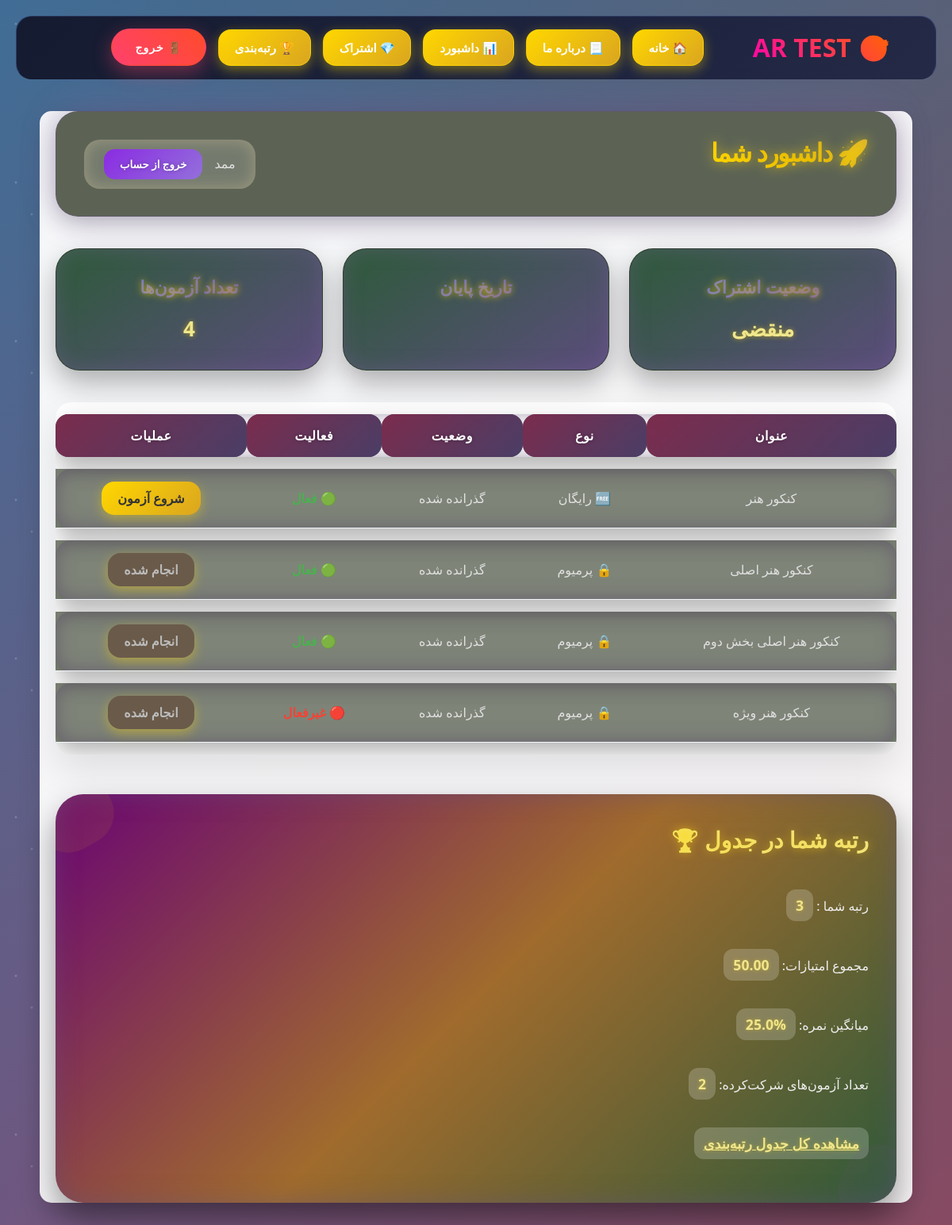
Before: /accounts/dashboard/ (signed in) with the older database file.
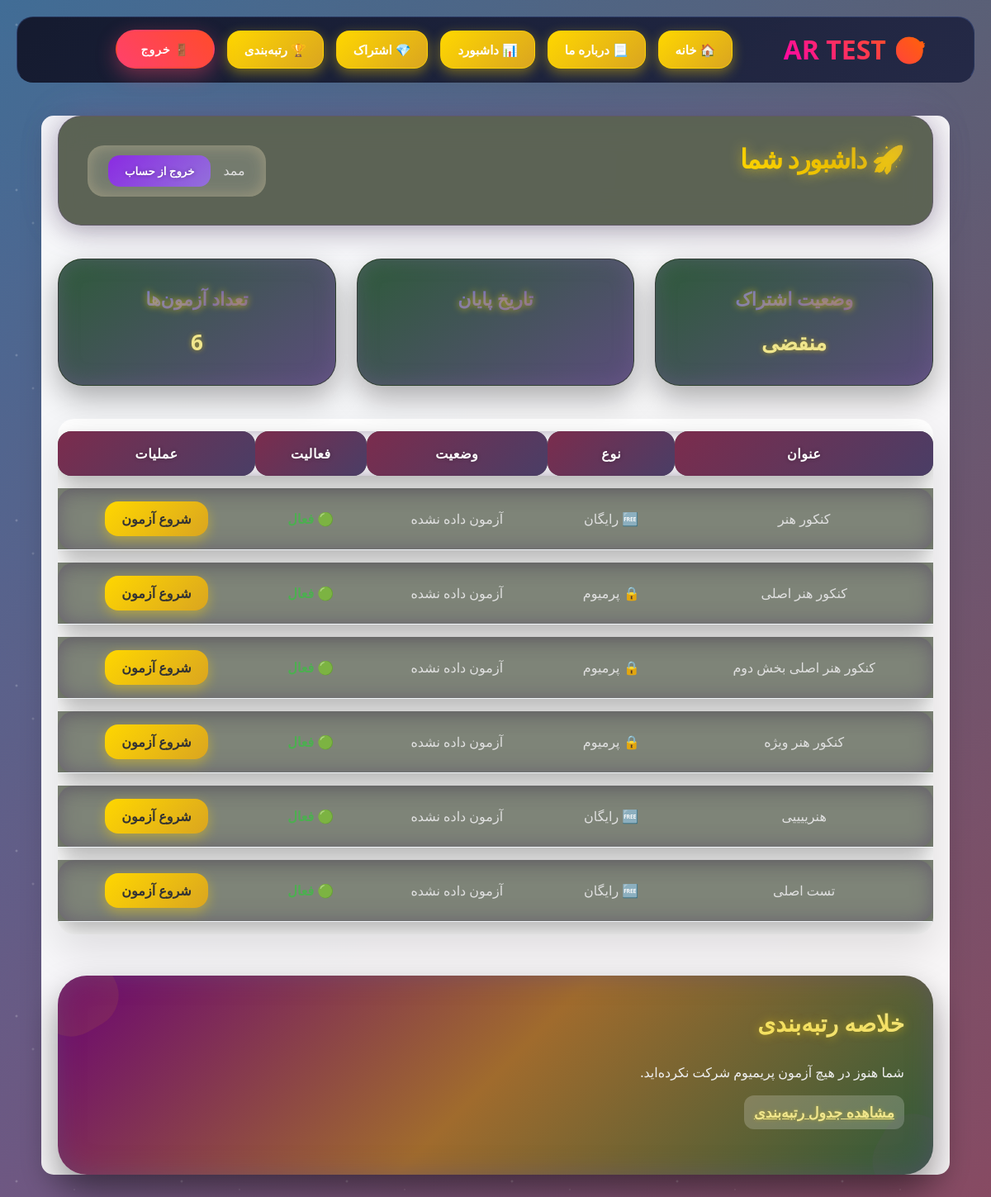
After: the same page with the newer database file.
### accounts/models.py (models this page shows, shortened)
class Subscription(models.Model):
    STATUS_CHOICES = [  # اضافه: choices برای status
        ('ندارد', 'ندارد'),
        ('فعال', 'فعال'),
        ('منقضی', 'منقضی'),
    ]
    user = models.OneToOneField(User, on_delete=models.CASCADE, related_name='subscription')  # تغییر کوچک: related_name اضافه برای دسترسی آسان (user.subscription)
    plan = models.ForeignKey(Plan, on_delete=models.SET_NULL, null=True, blank=True, verbose_name="پلن خریداری شده")
    is_active = models.BooleanField(default=False, verbose_name="فعال است؟")
    start_date = models.DateTimeField(null=True, blank=True, verbose_name="تاریخ شروع")
    end_date = models.DateTimeField(null=True, blank=True, verbose_name="تاریخ انقضا")
    authority = models.CharField(max_length=100, blank=True, null=True, verbose_name="شناسه Authority زرین‌پال")
    ref_id = models.CharField(max_length=100, blank=True, null=True, verbose_name="شناسه پیگیری زرین‌پال (Ref ID)")
    status = models.CharField(max_length=10, choices=STATUS_CHOICES, default='ندارد', verbose_name="وضعیت اشتراک")
    def check_status(self):
            now = timezone.now()
            status_changed = False
            if self.end_date and now > self.end_date:
                if self.status != 'منقضی':
                    self.is_active = False
                    self.status = 'منقضی'
                    status_changed = True
            elif self.end_date and now <= self.end_date:
                if self.status != 'فعال':
                    self.is_active = True
                    self.status = 'فعال'
                    status_changed = True
            else: # No end_date or not set yet
                if self.status != 'ندارد':
                    self.is_active = False
                    self.status = 'ندارد'
                    status_changed = True
            return status_changed
    class Meta:
        verbose_name = "اشتراک کاربر"
        verbose_name_plural = "اشتراک‌های کاربران"

### quizzes/models.py (models this page shows, shortened)
class Quiz(models.Model):
    title = models.CharField(max_length=200, verbose_name="عنوان آزمون")
    description = models.TextField(verbose_name="توضیحات آزمون", blank=True, null=True)
    is_premium = models.BooleanField(default=False, verbose_name="آزمون ویژه است؟")
    duration_minutes = models.PositiveIntegerField(default=30)
    is_active = models.BooleanField(default=True, verbose_name="آزمون فعال باشد؟")
    created_at = models.DateTimeField(default=timezone.now, verbose_name="تاریخ ایجاد")
    class Meta:
        verbose_name = "آزمون"
        verbose_name_plural = "آزمون‌ها"

### accounts/views.py (the view, shortened to what this page needs)
# urls.py: path('dashboard/', dashboard_view, name='dashboard'),
@login_required
def dashboard_view(request):
    welcome_message = None
    subscription = getattr(request.user, 'subscription', None)
    subscription_status = "اشتراک ندارید"
    subscription_end = None
    if subscription:
        subscription.check_status()
        subscription_status = subscription.status if hasattr(subscription, 'status') else "-"
        if hasattr(subscription, 'end_date') and subscription.end_date:
            subscription_end = subscription.end_date
        else:
            subscription_end = None
    user_rank_data = get_user_rank(request.user)
    quizzes = Quiz.objects.prefetch_related('questions').select_related()
    attempts = {a.quiz_id: a for a in QuizAttempt.objects.filter(user=request.user, is_completed=True)}
    quiz_results = []
    for quiz in quizzes:
        attempt = attempts.get(quiz.id)
        total = quiz.questions.count()
        correct = attempt.answers.filter(selected_choice__is_correct=True).count() if attempt else 0
        percent = round((correct / total * 100), 2) if total else 0
        quiz_results.append({
            'quiz': quiz,
            'correct_answers': correct,
            'total_questions': total,
            'percentage': percent,
            'status': f"{'گذرانده شده' if attempt else 'آزمون داده نشده'}",
            'attempted': bool(attempt),
            'is_active': quiz.is_active
        })
    subscription_end_persian = persian_date(subscription_end)
    return render(request, 'accounts/dashboard.html', {
        'welcome_message': welcome_message,
        'subscription_status': subscription_status,
        'subscription_end': subscription_end,
        'quiz_results': quiz_results,
        'user_rank': user_rank_data,
        'subscription_end_persian': subscription_end_persian,
    })

### accounts/utils.py (called while the page is built)
def get_user_rank(user):
    leaderboard_data = QuizAttempt.objects.filter(
        is_completed=True,
        quiz__is_premium=True,
        quiz__is_active=True,
    ).values(
        'user_id'
    ).annotate(
        total_score=Sum('score'),
        quizzes_taken=Count('id')
    ).order_by('-total_score')
    rank = 0
    last_score = None
    for entry in leaderboard_data:
        score = entry['total_score']
        if score != last_score:
            rank += 1
        if entry['user_id'] == user.id:
            avg_score = entry['total_score'] / entry['quizzes_taken']
            return {
                'rank': rank,
                'total_score': entry['total_score'],
                'average': round(avg_score, 2),
                'quizzes_taken': entry['quizzes_taken']
            }
        last_score = score
    return None  # 🔥 بدون تغییر

def persian_date(dt):
    if not dt:
        return "-"
    jdate = jdatetime.fromgregorian(datetime=dt)
    return jdate.strftime("%Y/%m/%d")

### accounts/templates/accounts/dashboard.html (shortened to what this page needs)
{% extends 'base.html' %}
{% block content %}
<div class="dashboard-container">
    <div class="dashboard-header">
        <h2> 🚀 داشبورد شما</h2>
        <div class="user-box">
            {{ request.user.username  }}
            <form action="{% url 'accounts:logout' %}" method="post" style="margin:0;">
                <button type="submit" class="logout-btn">خروج از حساب</button>
            </form>
        </div>
    </div>
    <div class="stats">
        <div class="stat-card">
            <h3>وضعیت اشتراک</h3>
            <p>{{ subscription_status }}</p>
        </div>
    <div class="stat-card">
        <h3>تاریخ پایان</h3>
    </div>
        <div class="stat-card">
            <h3>تعداد آزمون‌ها</h3>
            <p>{{ quiz_results|length }}</p>
        </div>
    </div>
<table>
    <tr>
        <th>عنوان</th>
        <th>نوع</th>
        <th>وضعیت</th>
        <th>فعالیت</th>
        <th>عملیات</th>
    </tr>
    {% for result in quiz_results %}
    <tr>
        <td>{{ result.quiz.title }}</td>
        <td>
            {% if result.quiz.is_premium %}
                🔒 پرمیوم
            {% else %}
                🆓 رایگان
            {% endif %}
        </td>
        <td>{{ result.status }}</td>
        <td>
            {% if result.quiz.is_active %}
                <span class="status-active">🟢 فعال</span>
            {% else %}
                <span class="status-inactive">🔴 غیرفعال</span>
            {% endif %}
        </td>
        <td>
            {% if result.quiz.is_premium and result.attempted %}
                <span class="start-quiz-btn disabled-btn">انجام شده</span>
            {% elif not result.quiz.is_active %}
                <span class="start-quiz-btn disabled-btn">غیرفعال</span>
            {% else %}
                <a href="{% url 'quiz_list' %}" class="start-quiz-btn">
                    شروع آزمون
                </a>
            {% endif %}
        </td>
    </tr>
    {% endfor %}
</table>
 {% if user_rank %}
<div class="ranking-summary-card">
    <div class="card-header">
        <h3> رتبه شما در جدول 🏆 </h3>
    </div>
    <div class="card-body">
        <p>
            رتبه شما :
            <span class="user-rank">{{ user_rank.rank }}</span>
        </p>
        <p>مجموع امتیازات:
            <strong class="user-rank">{{ user_rank.total_score|floatformat:2 }}</strong>
        </p>
        <p>میانگین نمره:
            <strong class="user-rank">{{ user_rank.average }}%</strong>
        </p>
        <p>تعداد آزمون‌های شرکت‌کرده:
            <strong class="user-rank">{{ user_rank.quizzes_taken }}</strong>
        </p>
        <a href="{% url 'accounts:leaderboard' %}" class="user-rank">
            مشاهده کل جدول رتبه‌بندی
        </a>
    </div>
</div>
{% else %}
<div class="ranking-summary-card">
    <div class="card-header">
        <h3>خلاصه رتبه‌بندی</h3>
    </div>
    <div class="card-body">
        <p>شما هنوز در هیچ آزمون پریمیوم شرکت نکرده‌اید.</p>
        <a href="{% url 'accounts:leaderboard' %}" class="user-rank">
            مشاهده جدول رتبه‌بندی
        </a>
    </div>
</div>
{% endif %}
{% endblock %}

### quizzes/templates/base.html (shortened to what this page needs)
{% load static %}
<link rel="stylesheet" href="{% static 'css/about-page.css' %}">
<link rel="stylesheet" href="{% static 'css/analysis-page.css' %}">
<link rel="stylesheet" href="{% static 'css/home-page.css' %}">
<link rel="stylesheet" href="{% static 'css/quiz-list.css' %}">
<link rel="stylesheet" href="{% static 'css/results.css' %}">
<link rel="stylesheet" href="{% static 'css/subscribe.css' %}">
<!DOCTYPE html>
<html lang="fa" dir="rtl">
<head>
</head>
<body>
    {% include 'includes/navbar.html' %}
    <main>
        {% block content %}
        {% endblock %}
    </main>
</body>
</html>

### quizzes/templates/includes/navbar.html (shortened to what this page needs)
{% load static %}
<nav class="navbar" id="navbar">
    <div class="navbar-container">
        <div class="site-identity">
            <a href="{% url 'home' %}">🎯 AR TEST</a>
        </div>
        <ul class="nav-links" id="navLinks">
            <li><a href="{% url 'home' %}" class="nav-link{% if request.resolver_match.url_name == 'home' %} active{% endif %}">🏠 خانه</a></li>
            <li><a href="{% url 'about' %}" class="nav-link{% if request.resolver_match.url_name == 'about' %} active{% endif %}">📃 درباره ما</a></li>
            {% if user.is_authenticated %}
                <li><a href="{% url 'accounts:dashboard' %}" class="nav-link{% if request.resolver_match.url_name == 'accounts:dashboard' %} active{% endif %}">📊 داشبورد</a></li>
                <li><a href="{% url 'subscribe' %}" class="nav-link{% if request.resolver_match.url_name == 'subscribe' %} active{% endif %}">💎 اشتراک</a></li>
                <li><a href="{% url 'accounts:leaderboard' %}" class="nav-link{% if request.resolver_match.url_name == 'accounts:leaderboard' %} active{% endif %}">🏆 رتبه‌بندی</a></li>
                <li><a><form method="post" action="{% url 'accounts:logout' %}" style="display: inline-block;">
                    <button type="submit" class="btn-neon btn-danger">🚪 خروج</button>
                </form></a></li>
            {% endif %}
        </ul>
    </div>
</nav>

### static/css/about-page.css (style rules this page uses)
body { background: radial-gradient(circle at 20% 80%, rgba(120,119,198,0.3) 0%, transparent 50%), radial-gradient(circle at 80% 20%, rgba(255,119,198,0.3) 0%, transparent 50%), radial-gradient(circle at 40% 40%, rgba(120,219,255,0.3) 0%, transparent 50%), linear-gradient(135deg, #667eea 0%, #764ba2 25%, #f093fb 50%, #f5576c 75%, #4facfe 100%); background-size: 800% 800%, 400% 400%, 600% 600%, 600% 600%; animation: gradientFlow 18s ease infinite; min-height: 100vh; font-family: 'Vazir', -apple-system, BlinkMacSystemFont, sans-serif; overflow-x: hidden; }
body::before { content: ''; position: fixed; top: 0; left: 0; width: 100%; height: 100%; background-image: radial-gradient(1.5px 1.5px at 30px 40px, #fff, transparent), radial-gradient(1px 1px at 80px 70px, rgba(255,255,255,0.8), transparent), radial-gradient(0.8px 0.8px at 120px 30px, #fff, transparent); background-repeat: repeat; background-size: 250px 250px; animation: starsDrift 25s linear infinite; pointer-events: none; z-index: -1; opacity: 0.4; }

### static/css/home-page.css (style rules this page uses)
* { margin: 0; padding: 0; box-sizing: border-box; }
body { font-family: 'Vazir', -apple-system, BlinkMacSystemFont, 'Segoe UI', Roboto, sans-serif; line-height: 1.6; color: #333; overflow-x: hidden; }
body::before { content: ''; position: fixed; top: 0; left: 0; width: 100%; height: 100%; background: linear-gradient(-45deg, #667eea 0%, #764ba2 25%, #f093fb 50%, #f5576c 75%, #4facfe 100%); background-size: 400% 400%; animation: gradientShift 15s ease infinite; z-index: -2; }
body::after { content: ''; position: fixed; top: 0; left: 0; width: 100%; height: 100%; background-image: radial-gradient(2px 2px at 20px 30px, #fff, transparent), radial-gradient(2px 2px at 40px 70px, rgba(255,255,255,0.8), transparent), radial-gradient(1px 1px at 90px 40px, #fff, transparent); background-repeat: repeat; background-size: 200px 200px; animation: starsFloat 20s linear infinite; z-index: -1; opacity: 0.3; }

### static/css/quiz-list.css (style rules this page uses)
:root { --primary-gradient: linear-gradient(135deg, #4f46e5 0%, #7c3aed 50%, #ec4899 100%); --free-gradient: linear-gradient(135deg, #10b981, #059669); --premium-gradient: linear-gradient(135deg, #f59e0b, #d97706); }
* { box-sizing: border-box; }
body { font-family: 'Vazir', Tahoma, sans-serif; direction: rtl; background: #f8fafc; }
.dashboard-container { max-width: 1200px; margin: 20px auto; padding: 20px; background: rgba(255,255,255,0.95); border-radius: 15px; box-shadow: 0 10px 30px rgba(0,0,0,0.1); }
.dashboard-container h2 { text-align: center; color: #2d3748; font-size: 2rem; margin-bottom: 30px; background: var(--primary-gradient); -webkit-background-clip: text; background-clip: text; -webkit-text-fill-color: transparent; }
table { width: 100%; border-collapse: collapse; background: white; border-radius: 12px; overflow: hidden; box-shadow: 0 10px 25px rgba(0,0,0,0.1); margin-bottom: 20px; }
th { padding: 15px; color: white; font-weight: 600; text-align: center; font-size: 1rem; }
tbody tr { transition: background 0.2s ease; }
td { padding: 15px; text-align: center; border-bottom: 1px solid #f1f5f9; }
.start-quiz-btn { padding: 10px 20px; border: none; border-radius: 25px; background: var(--primary-gradient); color: white; font-weight: 600; cursor: pointer; text-decoration: none; display: inline-block; transition: all 0.2s ease; }

### static/css/subscribe.css (style rules this page uses)
* { font-family: 'Vazir', 'Segoe UI', Tahoma, sans-serif !important; }

### quizzes/templates/base.html (style rules this page uses)
* { margin: 0; padding: 0; box-sizing: border-box; }
html, body { height: 100%; overflow-x: hidden; scroll-behavior: smooth; }
body { font-family: 'Vazir', 'Segoe UI', Tahoma, sans-serif; background: linear-gradient(135deg, #667eea 0%, #764ba2 50%, #f093fb 100%); background-attachment: fixed; color: #333; line-height: 1.6; }
.btn-neon { padding: 12px 25px; border-radius: 50px; font-weight: 700; text-decoration: none; color: white; position: relative; overflow: hidden; transition: all 0.4s cubic-bezier(0.4, 0, 0.2, 1); border: 2px solid rgba(255,255,255,0.3); backdrop-filter: blur(10px); font-size: 15px; text-transform: uppercase; letter-spacing: 1px; }
main { min-height: 100vh; padding: 100px 20px 40px; max-width: 1400px; margin: 0 auto; position: relative; }
h1, h2, h3 { background: linear-gradient(135deg, #667eea, #764ba2); -webkit-background-clip: text; -webkit-text-fill-color: transparent; background-clip: text; margin-bottom: 25px; font-weight: 800; }
table { width: 100%; border-collapse: separate; border-spacing: 0; background: white; border-radius: 20px; overflow: hidden; box-shadow: 0 20px 50px rgba(0,0,0,0.1); }

Changed rows visible on the page:
computed for Quiz "کنکور هنر": status "گذرانده شده" → "آزمون داده نشده"
computed for Quiz "کنکور هنر اصلی": status "گذرانده شده" → "آزمون داده نشده"; text "انجام شده" → "شروع آزمون"
computed for Quiz "کنکور هنر اصلی بخش دوم": status "گذرانده شده" → "آزمون داده نشده"; text "انجام شده" → "شروع آزمون"
changed Quiz "کنکور هنر ویژه": status "گذرانده شده" → "آزمون داده نشده"; is_active "🔴 غیرفعال" → "🟢 فعال شروع آزمون"; no longer shows "انجام شده"
added Quiz: quiz "هنرییییی", is_premium "🆓 رایگان", status "آزمون داده نشده", is_active "🟢 فعال"
added Quiz: quiz "تست اصلی", is_premium "🆓 رایگان", status "آزمون داده نشده", is_active "🟢 فعال"
Other visible differences:
{{ quiz_results|length }}: "4" → "6"
{{ user_rank.rank }}: "3" → (not shown)
{{ user_rank.total_score|floatformat:2 }}: "50.00" → (not shown)
{{ user_rank.average }}: "25.0" → (not shown)
{{ user_rank.quizzes_taken }}: "2" → (not shown)
text no longer shown: "رتبه شما : مجموع امتیازات: میانگین نمره: % تعداد آزمون‌های شرکت‌کرده: مشاهده کل جدول رتبه‌بندی"
text now shown: "شما هنوز در هیچ آزمون پریمیوم شرکت نکرده‌اید. مشاهده جدول رتبه‌بندی"
